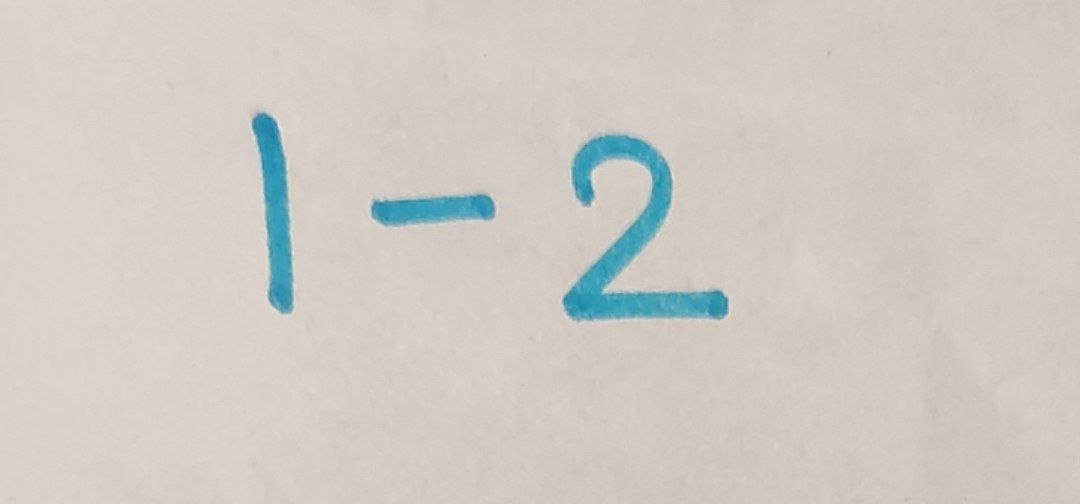
#> input picture TASK -9/Test 7.jpg, 1080 x 504 px, given as the content of the folder /content/drive/MyDrive/Handwritten Equation Solver/Dataset/-, which was not available
$ jupyter execute --allow-errors 'Task -9 Handwritten_equation_solver_using_CNN.ipynb (1).ipynb'   (shell and % lines are left out)   (text cells are left out)
#> lines starting #> are read from the running program, lines starting #| are printed output that depends on the picture; after the words box and inside, x2 and y2 are one past the last pixel; in counts of white or black regions, pixels touching at a corner belong together; pictures that were not available may be replaced by others from this repository, and a replacement may not be noted
[cell 1]
import numpy as np
import cv2
from PIL import Image
from matplotlib import pyplot as plt
import os
from os import listdir
from os.path import isfile, join
import pandas as pd

import pickle

[cell 2]
def load_images_from_folder(folder):
    train_data=[]
    for filename in os.listdir(folder):
        img = cv2.imread(os.path.join(folder,filename),cv2.IMREAD_GRAYSCALE)
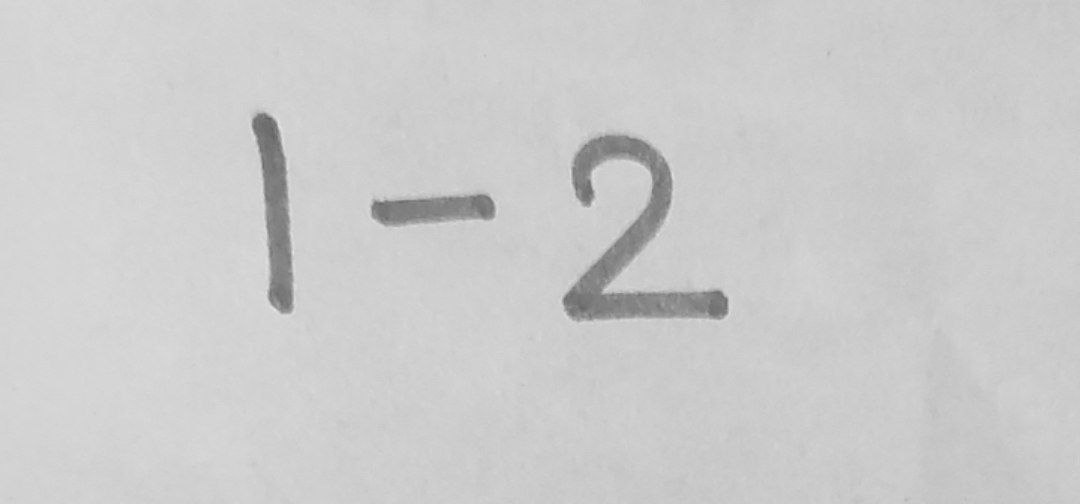
#> img: shape (504, 1080); min 91, max 231, mean 203.7
        img=~img
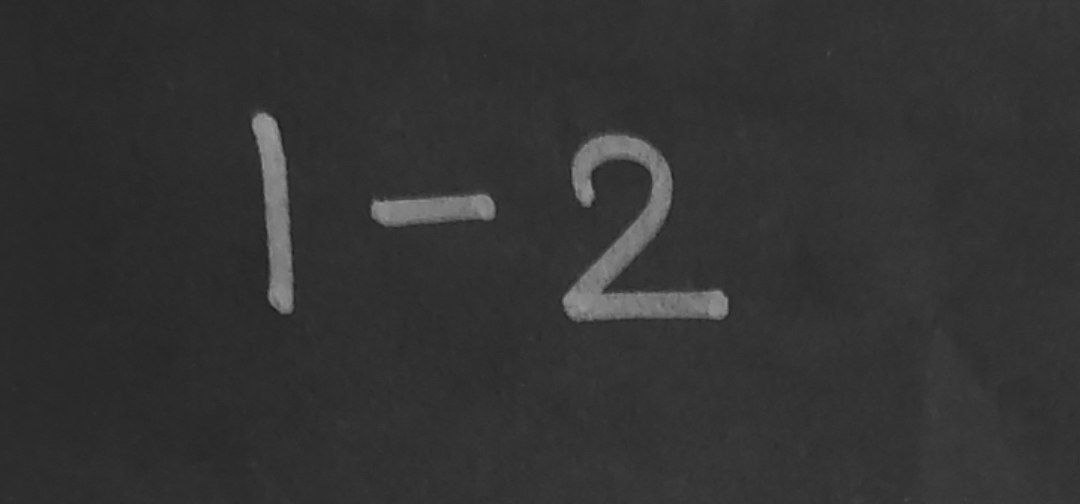
#> img: shape (504, 1080); min 24, max 164, mean 51.3
        if img is not None:
            ret,thresh=cv2.threshold(img,127,255,cv2.THRESH_BINARY)
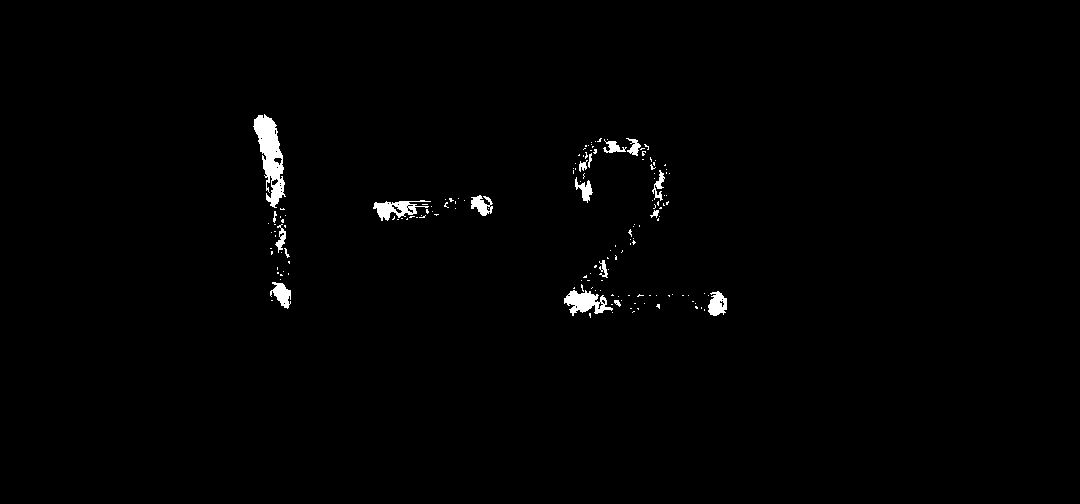
#> thresh: shape (504, 1080); 0.96% white; 156 white regions (138 under 20 px)

            ctrs,ret=cv2.findContours(thresh,cv2.RETR_EXTERNAL,cv2.CHAIN_APPROX_NONE)
#> ctrs = 155 contours, 140 with area under 20; largest, box (x1, y1, x2, y2) and area: (253, 114, 286, 208) 1426, (564, 290, 613, 316) 610, (373, 200, 431, 221) 492, (708, 291, 727, 316) 304, (270, 282, 291, 309) 265; ret = 155 rows, first 6: [1, -1, -1, -1], [2, 0, -1, -1], [3, 1, -1, -1], [4, 2, -1, -1], [5, 3, -1, -1], [6, 4, -1, -1]
            cnt=sorted(ctrs, key=lambda ctr: cv2.boundingRect(ctr)[0])
#> cnt has the same summary as ctrs
            w=int(28)
            h=int(28)
            maxi=0
            for c in cnt:
                x,y,w,h=cv2.boundingRect(c)
                maxi=max(w*h,maxi)
                if maxi==w*h:
                    x_max=x
                    y_max=y
                    w_max=w
                    h_max=h
#> this loop made 155 passes
#> (x, y, w, h, x_max, y_max, w_max, h_max) on pass 1: (253, 114, 33, 94, 253, 114, 33, 94)
#> (x, y, w, h) on passes 2, 3, 6, 7, 8, 12: (268, 223, 1, 1), (270, 282, 21, 27), (271, 251, 2, 4), (271, 232, 1, 1), (273, 211, 4, 12), (275, 224, 11, 29)
            im_crop= thresh[y_max:y_max+h_max+10, x_max:x_max+w_max+10]
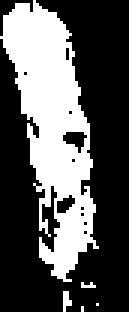
#> im_crop: shape (104, 43) (shown 3 times larger); 34.3% white; 5 white regions (4 under 20 px), largest, box (x1, y1, x2, y2) and area: (0, 0, 33, 94) 1510
            im_resize = cv2.resize(im_crop,(28,28))
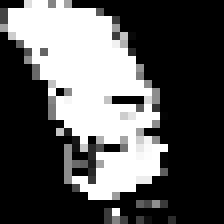
#> im_resize: shape (28, 28) (shown 8 times larger); min 0, max 255, mean 87.3
            im_resize=np.reshape(im_resize,(784,1))
#> im_resize = 784 values, max 255 at index 4, min 0 at index 0, mean 87.33
            train_data.append(im_resize)
    return train_data

[cell 3]
data=[]
data=load_images_from_folder('/content/drive/MyDrive/Handwritten Equation Solver/Dataset/-')
#> data = 1 item
len(data)
for i in range(0,len(data)):
    data[i]=np.append(data[i],['10'])
#> this loop made 1 pass

print(len(data))
#| 1

[cell 4]
data11=load_images_from_folder('/content/drive/MyDrive/Handwritten Equation Solver/Dataset/+')
#> the loop in load_images_from_folder (call 2), `for c in cnt:` made 155 passes
#> (x, y, w, h) on passes 2, 3, 6, 7, 8, 12, 15, 16, 18, 19, 20, 21: (268, 223, 1, 1), (270, 282, 21, 27), (271, 251, 2, 4), (271, 232, 1, 1), (273, 211, 4, 12), (275, 224, 11, 29), (280, 279, 1, 1), (280, 274, 3, 2), (280, 208, 5, 2), (281, 252, 1, 1), (281, 219, 3, 4), (283, 271, 1, 1)
#> data11 = 1 item

for i in range(0,len(data11)):
    data11[i]=np.append(data11[i],['11'])
data=np.concatenate((data,data11))
print(len(data))
#| 2

[cell 5]
data0=load_images_from_folder('/content/drive/MyDrive/Handwritten Equation Solver/Dataset/0')
for i in range(0,len(data0)):
    data0[i]=np.append(data0[i],['0'])
data=np.concatenate((data,data0))
print(len(data))
#| 3

[cell 6]
data1=load_images_from_folder('/content/drive/MyDrive/Handwritten Equation Solver/Dataset/1')
for i in range(0,len(data1)):
    data1[i]=np.append(data1[i],['1'])
data=np.concatenate((data,data1))
print(len(data))
#| 4

[cell 7]
data2=load_images_from_folder('/content/drive/MyDrive/Handwritten Equation Solver/Dataset/2')
for i in range(0,len(data2)):
    data2[i]=np.append(data2[i],['2'])
data=np.concatenate((data,data2))
print(len(data))
#| 5

[cell 8]
data3=load_images_from_folder('/content/drive/MyDrive/Handwritten Equation Solver/Dataset/3')
for i in range(0,len(data3)):
    data3[i]=np.append(data3[i],['3'])
data=np.concatenate((data,data3))
print(len(data))
#| 6

[cell 9]
data4=load_images_from_folder('/content/drive/MyDrive/Handwritten Equation Solver/Dataset/4')
for i in range(0,len(data4)):
    data4[i]=np.append(data4[i],['4'])
data=np.concatenate((data,data4))
print(len(data))
#| 7

[cell 10]
data5=load_images_from_folder('/content/drive/MyDrive/Handwritten Equation Solver/Dataset/5')
for i in range(0,len(data5)):
    data5[i]=np.append(data5[i],['5'])
data=np.concatenate((data,data5))
print(len(data))
#| 8

[cell 11]
data6=load_images_from_folder('/content/drive/MyDrive/Handwritten Equation Solver/Dataset/6')
for i in range(0,len(data6)):
    data6[i]=np.append(data6[i],['6'])
data=np.concatenate((data,data6))
print(len(data))
#| 9

[cell 12]
data7=load_images_from_folder('/content/drive/MyDrive/Handwritten Equation Solver/Dataset/7')
for i in range(0,len(data7)):
    data7[i]=np.append(data7[i],['7'])
data=np.concatenate((data,data7))
print(len(data))
#| 10

[cell 13]
data8 = load_images_from_folder('/content/drive/MyDrive/Handwritten Equation Solver/Dataset/8')
for i in range(0,len(data8)):
    data8[i]=np.append(data8[i],['8'])
data=np.concatenate((data,data8))
print(len(data))
#| 11

[cell 14]
data9 = load_images_from_folder('/content/drive/MyDrive/Handwritten Equation Solver/Dataset/9')
for i in range(0,len(data9)):
    data9[i]=np.append(data9[i],['9'])
data=np.concatenate((data,data9))
print(len(data))
#| 12

[cell 15]
data12 = load_images_from_folder('/content/drive/MyDrive/Handwritten Equation Solver/Dataset/X')
for i in range(0,len(data12)):
    data12[i]=np.append(data12[i],['12'])
data=np.concatenate((data,data12))
print(len(data))
#| 13

[cell 16]
df=pd.DataFrame(data,index=None)
df.to_csv('train_handwritten.csv',index=False)

#> (a cell that did not finish here is left out)

#> (a cell that did not finish here is left out)

[cell 19]
np.random.seed(1212)
import keras
from keras.models import Model
from keras.layers import *
from keras import optimizers
from keras.layers import Input, Dense
from keras.models import Sequential
from keras.layers import Dense
from keras.layers import Dropout
from keras.layers import Flatten
from keras.layers.convolutional import Conv2D
from keras.layers.convolutional import MaxPooling2D
from keras.utils import np_utils
from keras import backend as K
K.image_data_format()
#> (this line was passed over: keras is not available in this run)

#> (a cell that did not finish here is left out)

[cell 21]
from keras.utils.np_utils import to_categorical
#> (the rest of this cell did not finish here and is left out)

#> (a cell that did not finish here is left out)

#> (a cell that did not finish here is left out)

[cell 24]
data.shape
#> Out = (13, 785)
